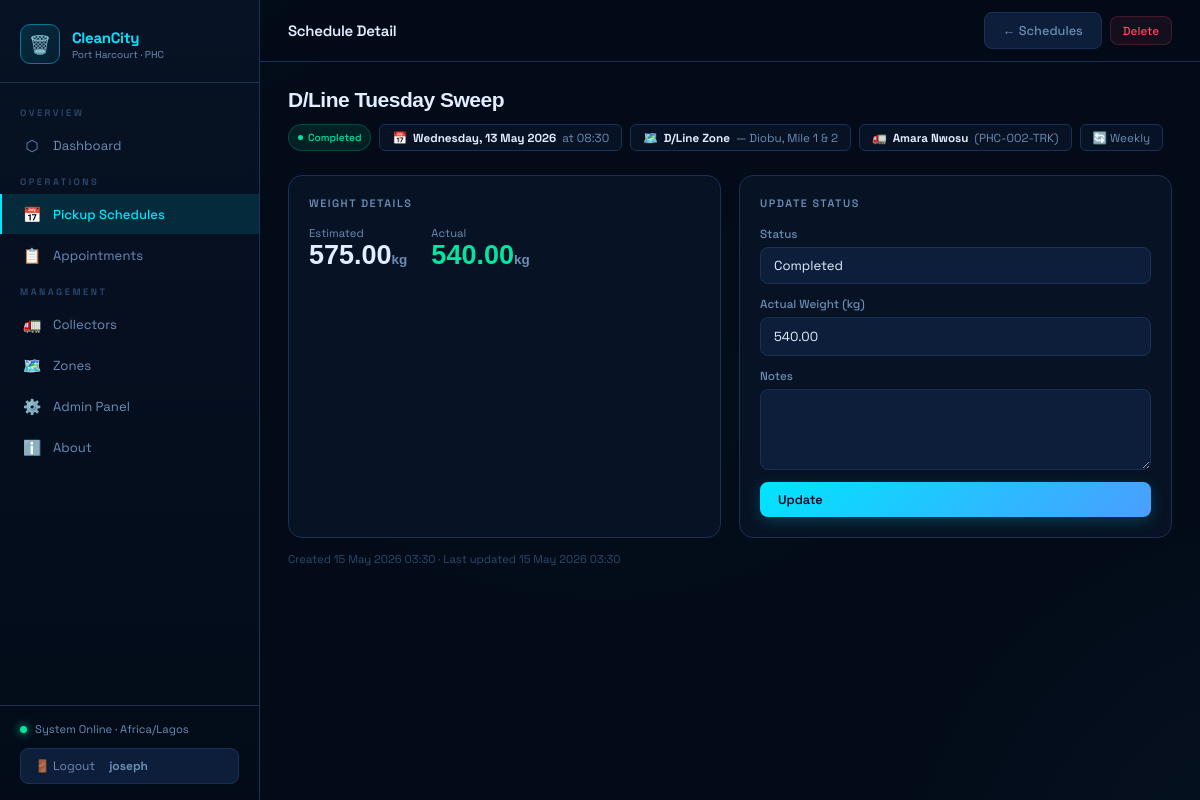
/schedules/2/ (signed in), run on the app's committed database.
### scheduling/models.py (models this page shows, shortened)
class PickupSchedule(models.Model):
    STATUS_CHOICES = [
        ('scheduled', 'Scheduled'),
        ('in_progress', 'In Progress'),
        ('completed', 'Completed'),
        ('missed', 'Missed'),
        ('cancelled', 'Cancelled'),
    ]
    FREQUENCY_CHOICES = [
        ('once', 'One-time'),
        ('daily', 'Daily'),
        ('weekly', 'Weekly'),
        ('biweekly', 'Bi-weekly'),
    ]
    title = models.CharField(max_length=200)
    zone = models.ForeignKey(Zone, on_delete=models.CASCADE, related_name='schedules')
    collector = models.ForeignKey(WasteCollector, on_delete=models.SET_NULL, null=True, related_name='schedules')
    scheduled_date = models.DateField()
    scheduled_time = models.TimeField()
    frequency = models.CharField(max_length=20, choices=FREQUENCY_CHOICES, default='weekly')
    status = models.CharField(max_length=20, choices=STATUS_CHOICES, default='scheduled')
    notes = models.TextField(blank=True)
    estimated_kg = models.DecimalField(max_digits=8, decimal_places=2, default=0)
    actual_kg = models.DecimalField(max_digits=8, decimal_places=2, null=True, blank=True)
    created_by = models.ForeignKey(User, on_delete=models.SET_NULL, null=True, related_name='created_schedules')
    created_at = models.DateTimeField(auto_now_add=True)
    updated_at = models.DateTimeField(auto_now=True)
    class Meta:
        ordering = ['-scheduled_date', '-scheduled_time']

class Zone(models.Model):
    name = models.CharField(max_length=100)
    area = models.CharField(max_length=200)
    lga = models.CharField(max_length=100, default='Port Harcourt')
    color = models.CharField(max_length=7, default='#2ecc71')
    active = models.BooleanField(default=True)
    class Meta:
        ordering = ['name']

class WasteCollector(models.Model):
    user = models.OneToOneField(User, on_delete=models.CASCADE, null=True, blank=True)
    name = models.CharField(max_length=150)
    phone = models.CharField(max_length=20)
    vehicle_number = models.CharField(max_length=30)
    vehicle_type = models.CharField(max_length=50, choices=[
        ('truck', 'Waste Truck'),
        ('tricycle', 'Tricycle'),
        ('van', 'Van'),
    ], default='truck')
    zone = models.ForeignKey(Zone, on_delete=models.SET_NULL, null=True, related_name='collectors')
    active = models.BooleanField(default=True)
    created_at = models.DateTimeField(auto_now_add=True)
    class Meta:
        ordering = ['name']

### scheduling/views.py (the view)
# urls.py: path('schedules/<int:pk>/', views.schedule_detail, name='schedule_detail'),
@login_required
def schedule_detail(request, pk):
    schedule = get_object_or_404(PickupSchedule.objects.select_related('zone', 'collector'), pk=pk)
    status_form = ScheduleStatusForm(instance=schedule)
    if request.method == 'POST':
        status_form = ScheduleStatusForm(request.POST, instance=schedule)
        if status_form.is_valid():
            status_form.save()
            messages.success(request, 'Schedule updated.')
            return redirect('schedule_detail', pk=pk)
    return render(request, 'scheduling/schedule_detail.html', {'schedule': schedule, 'status_form': status_form})

### scheduling/forms.py
class ScheduleStatusForm(forms.ModelForm):
    class Meta:
        model = PickupSchedule
        fields = ['status', 'actual_kg', 'notes']
        widgets = {
            'status': forms.Select(attrs={'class': 'form-select'}),
            'actual_kg': forms.NumberInput(attrs={'class': 'form-input'}),
            'notes': forms.Textarea(attrs={'class': 'form-textarea', 'rows': 3}),
        }

### scheduling/templates/scheduling/schedule_detail.html (shortened to what this page needs)
{% extends "scheduling/base.html" %}
{% block page_title %}Schedule Detail{% endblock %}
{% block topbar_actions %}
<a href="{% url 'schedule_list' %}" class="btn btn-ghost">← Schedules</a>
<a href="{% url 'schedule_delete' schedule.pk %}" class="btn btn-danger btn-sm">Delete</a>
{% endblock %}
{% block content %}
<div class="detail-header">
  <h2 style="font-family:'Syne',sans-serif;font-size:1.4rem;font-weight:800">{{ schedule.title }}</h2>
  <div class="detail-meta">
    <span class="badge badge-{{ schedule.status }}">{{ schedule.get_status_display }}</span>
    <div class="meta-item">📅 <strong>{{ schedule.scheduled_date|date:"l, j F Y" }}</strong> at {{ schedule.scheduled_time|time:"H:i" }}</div>
    <div class="meta-item">🗺️ <strong>{{ schedule.zone.name }}</strong> — {{ schedule.zone.area }}</div>
    {% if schedule.collector %}<div class="meta-item">🚛 <strong>{{ schedule.collector.name }}</strong> ({{ schedule.collector.vehicle_number }})</div>{% endif %}
    <div class="meta-item">🔄 {{ schedule.get_frequency_display }}</div>
  </div>
</div>
<div class="grid-2">
  <div class="card">
    <div class="card-title">Weight Details</div>
    <div style="display:flex;gap:24px">
      <div><div style="font-size:0.75rem;color:var(--text-muted)">Estimated</div><div style="font-size:1.8rem;font-family:'Syne',sans-serif;font-weight:800">{{ schedule.estimated_kg }}<span style="font-size:0.9rem;color:var(--text-muted)">kg</span></div></div>
      {% if schedule.actual_kg %}<div><div style="font-size:0.75rem;color:var(--text-muted)">Actual</div><div style="font-size:1.8rem;font-family:'Syne',sans-serif;font-weight:800;color:var(--green)">{{ schedule.actual_kg }}<span style="font-size:0.9rem;color:var(--text-muted)">kg</span></div></div>{% endif %}
    </div>
  </div>
  <div class="card">
    <div class="card-title">Update Status</div>
    <form method="post">
      <div style="display:flex;flex-direction:column;gap:12px">
        <div class="form-group"><label class="form-label">Status</label>{{ status_form.status }}</div>
        <div class="form-group"><label class="form-label">Actual Weight (kg)</label>{{ status_form.actual_kg }}</div>
        <div class="form-group"><label class="form-label">Notes</label>{{ status_form.notes }}</div>
        <button type="submit" class="btn btn-primary">Update</button>
      </div>
    </form>
  </div>
</div>
<div style="margin-top:14px;font-size:0.75rem;color:var(--text-dim)">
  Created {{ schedule.created_at|date:"j M Y H:i" }} · Last updated {{ schedule.updated_at|date:"j M Y H:i" }}
</div>
{% endblock %}

### scheduling/templates/scheduling/base.html (shortened to what this page needs)
<!DOCTYPE html>
<html lang="en">
<head>
</head>
<body>
<aside class="sidebar" id="sidebar">
  <div class="sidebar-logo">
    <div class="logo-icon">🗑️</div>
    <div class="logo-text">
      <div class="logo-name">CleanCity</div>
      <div class="logo-sub">Port Harcourt · PHC</div>
    </div>
  </div>
  <nav class="sidebar-nav">
    <div class="nav-section">Overview</div>
    <a href="{% url 'dashboard' %}" class="nav-link {% if request.resolver_match.url_name == 'dashboard' %}active{% endif %}">
      <span class="icon">⬡</span> Dashboard
    </a>
    <div class="nav-section">Operations</div>
    <a href="{% url 'schedule_list' %}" class="nav-link {% if 'schedule' in request.resolver_match.url_name %}active{% endif %}">
      <span class="icon">📅</span> Pickup Schedules
    </a>
    <a href="{% url 'appointment_list' %}" class="nav-link {% if 'appointment' in request.resolver_match.url_name %}active{% endif %}">
      <span class="icon">📋</span> Appointments
    </a>
    <div class="nav-section">Management</div>
    <a href="{% url 'collector_list' %}" class="nav-link {% if 'collector' in request.resolver_match.url_name %}active{% endif %}">
      <span class="icon">🚛</span> Collectors
    </a>
    <a href="{% url 'zone_list' %}" class="nav-link {% if 'zone' in request.resolver_match.url_name %}active{% endif %}">
      <span class="icon">🗺️</span> Zones
    </a>
    <a href="/admin/" class="nav-link">
      <span class="icon">⚙️</span> Admin Panel
    </a>
    <a href="{% url 'about' %}" class="nav-link {% if request.resolver_match.url_name == 'about' %}active{% endif %}">
      <span class="icon">ℹ️</span> About
    </a>
  </nav>
  <div class="sidebar-footer">
    <div class="status-row">
      <span class="status-dot"></span>
      System Online · Africa/Lagos
    </div>
    {% if user.is_authenticated %}
    <form method="post" action="{% url 'logout' %}">
      <button type="submit" class="logout-btn">
        🚪 Logout &nbsp;<strong>{{ user.username }}</strong>
      </button>
    </form>
    {% endif %}
  </div>
</aside>
<main class="main">
  <div class="topbar">
    <div class="topbar-left">
      <div class="topbar-title">{% block page_title %}Dashboard{% endblock %}</div>
    </div>
    <div class="topbar-actions">{% block topbar_actions %}{% endblock %}</div>
  </div>
  <div class="content">
    {% block content %}{% endblock %}
  </div>
</main>
</body>
</html>

### data on the page
PickupSchedule: title "D/Line Tuesday Sweep", status "Completed", scheduled_date "Wednesday, 13 May 2026", scheduled_time "08:30", zone.name "D/Line Zone", zone.area "Diobu, Mile 1 & 2", collector.name "Amara Nwosu", collector.vehicle_number "PHC-002-TRK", frequency "Weekly", estimated_kg "575.00", actual_kg "540.00", created_at "15 May 2026 03:30", updated_at "15 May 2026 03:30"

### other printed values
{{ user.username }} "joseph"
